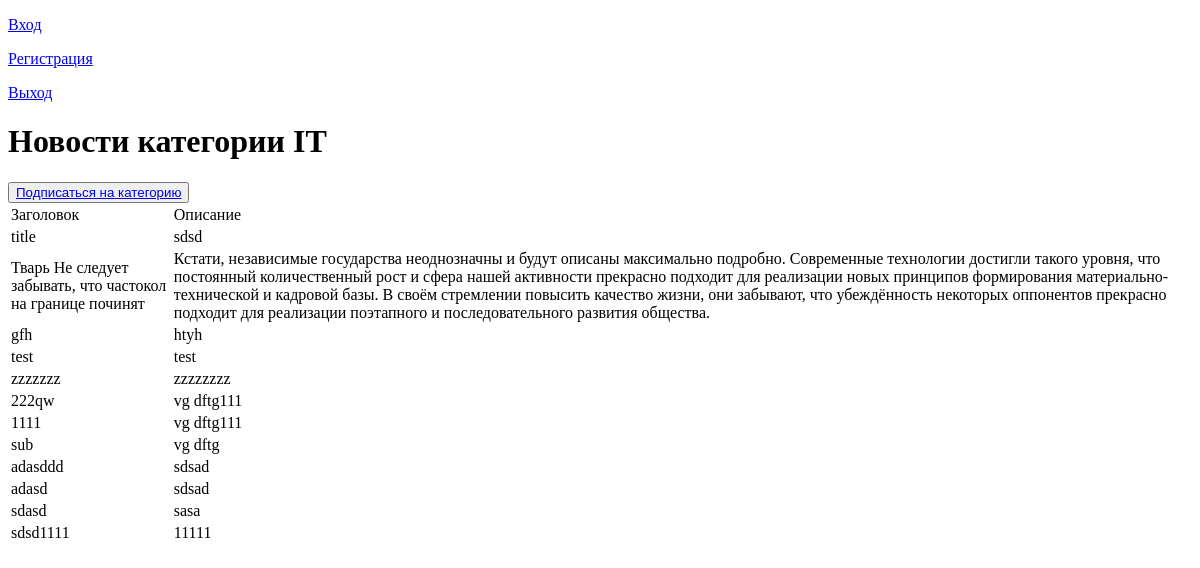
Page /news/categories/1 on the earlier database version.
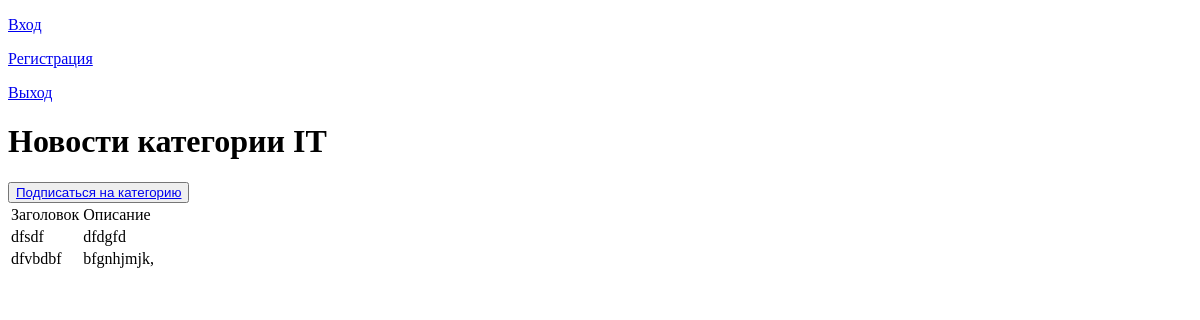
Same page on the later database version.
### article/models.py (models this page shows, shortened)
class Post(models.Model):
    author = models.ForeignKey(Author, on_delete=models.CASCADE, related_name='posts')
    ARTICLE = 'AR'
    NEWS = 'NW'
    POST_TYPE = (
        (ARTICLE, 'Статья'),
        (NEWS, 'Новость')
    )
    postType = models.CharField(max_length=2, choices=POST_TYPE, default=ARTICLE)
    time = models.DateTimeField(auto_now_add=True)
    postCategory = models.ManyToManyField(Category, through='PostCategory')
    title = models.CharField(max_length=255)
    text = models.TextField()
    rating = models.IntegerField(default=0)

### article/views.py (the view)
# urls.py: path('categories/<int:pk>', NewsByCategory.as_view(), name='news_category'),
class NewsByCategory(DetailView):
    model = Category
    template_name = 'news_by_category.html'
    context_object_name = 'news_by_category'

### article/models.py (called while the page is built)
    def __str__(self):
        return f'{self.categoryName}'

### templates/news_by_category.html (shortened to what this page needs)
{% extends 'flatpages/default.html' %}
{% load custom_filters %}
{% block content %}
<h1>Новости категории {{news_by_category}}</h1>
<button><a href="{% url 'subscribe' news_by_category.id %}">Подписаться на категорию</a></button>
{% if news_by_category %}
    <table>
        <tr>
            <td>
                Заголовок
            </td>
            <td>
                Описание
            </td>
        </tr>
        {% for news in news_by_category.post_set.all %}
        <tr>
            <td>
                {{ news.title }}
            </td>
            <td>
                {{ news.text }}
            </td>
        </tr>
        {% endfor %}
    </table>
{% else %}
    <h3>Новостей нет!</h3>
{% endif %}
{% endblock content %}

Differences in the rows shown:
removed Post: title "title", text "sdsd"
no longer on this page (row edited): Post: title "Тварь Не следует забывать, что частокол на границе починят", text "Кстати, независимые государства неоднозначны и будут описаны максимально подробно. Современные технологии достигли такого уровня, что постоянный количественный рост и сфера нашей активности прекрасно подходит для реализации новых принципов формирования материально-технической и кадровой базы. В своём стремлении повысить качество жизни, они забывают, что убеждённость некоторых оппонентов прекрасно подходит для реализации поэтапного и последовательного развития общества."
removed Post: title "gfh", text "htyh"
removed Post: title "test", text "test"
removed Post: title "zzzzzzz", text "zzzzzzzz"
removed Post: title "222qw", text "vg dftg111"
removed Post: title "1111", text "vg dftg111"
removed Post: title "sub", text "vg dftg"
removed Post: title "adasddd", text "sdsad"
removed Post: title "adasd", text "sdsad"
removed Post: title "sdasd", text "sasa"
removed Post: title "sdsd1111", text "11111"
added Post: title "dfsdf", text "dfdgfd"
now on this page (row edited): Post: title "dfvbdbf", text "bfgnhjmjk,"
